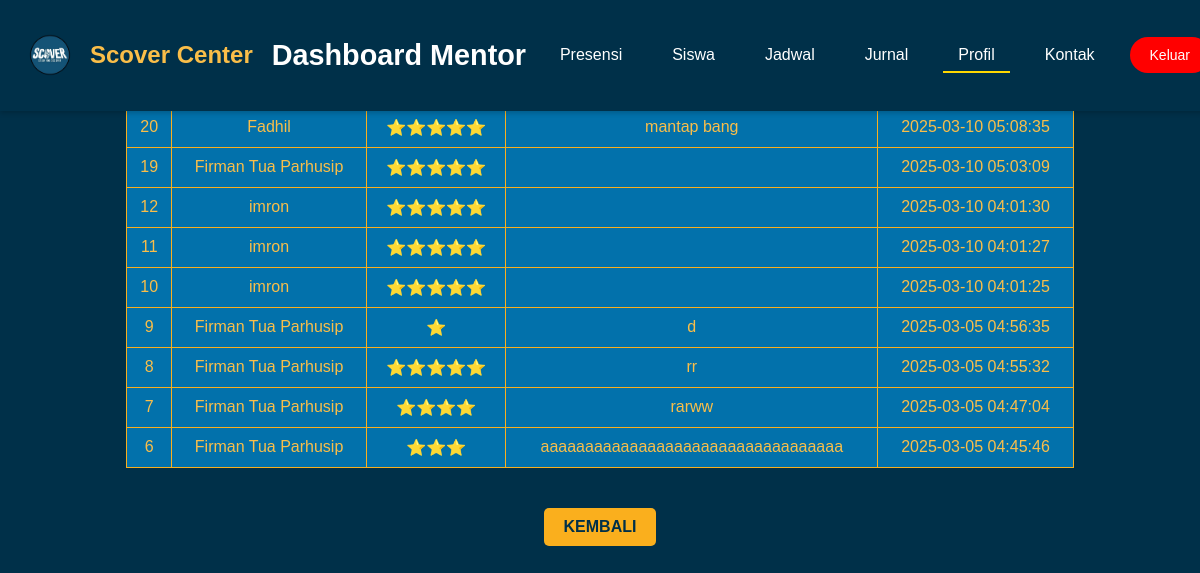
The app's page /SCOVER1/riwayat_rating.php (signed in) with its own data.
### tables this page shows
CREATE TABLE `rating_pengajar` (
  `id` int(11) NOT NULL,
  `pengajar_id` int(11) NOT NULL,
  `siswa_id` int(11) NOT NULL,
  `rating` tinyint(4) DEFAULT NULL CHECK (`rating` between 1 and 5),
  `komentar` text DEFAULT NULL,
  `created_at` timestamp NOT NULL DEFAULT current_timestamp()
);

CREATE TABLE `siswa` (
  `siswa_id` int(11) NOT NULL,
  `full_name` varchar(50) NOT NULL,
  `email` varchar(30) NOT NULL,
  `sekolah` varchar(255) NOT NULL,
  `kelas` varchar(20) NOT NULL,
  `password` varchar(255) NOT NULL,
  `ttl` date NOT NULL,
  `alamat` varchar(255) NOT NULL,
  `nohp` varchar(50) NOT NULL,
  `gambar` varchar(255) NOT NULL,
  `created_at` timestamp NOT NULL DEFAULT current_timestamp() ON UPDATE current_timestamp()
);

### SCOVER1/riwayat_rating.php (the view, shortened to what this page needs)
<?php
$host = "localhost";
$user = "root";
$password = "";
$dbname = "scover";
$conn = new mysqli($host, $user, $password, $dbname);
$pengajar_email = $_SESSION['user_email'];
$query_pengajar = "SELECT pengajar_id, full_name FROM mentor WHERE email = ?";
$stmt_pengajar = $conn->prepare($query_pengajar);
$stmt_pengajar->bind_param("s", $pengajar_email);
$stmt_pengajar->execute();
$result_pengajar = $stmt_pengajar->get_result();
if ($result_pengajar->num_rows > 0) {
    $pengajar = $result_pengajar->fetch_assoc();
    $pengajar_id = $pengajar['pengajar_id'];
    $pengajar_name = $pengajar['full_name'];
    $query_rating = "
        SELECT rp.id, s.full_name AS nama_siswa, rp.rating, rp.komentar, rp.created_at
        FROM rating_pengajar rp
        INNER JOIN siswa s ON rp.siswa_id = s.siswa_id
        WHERE rp.pengajar_id = ?
        ORDER BY rp.created_at DESC
    ";
    $stmt_rating = $conn->prepare($query_rating);
    $stmt_rating->bind_param("i", $pengajar_id);
    $stmt_rating->execute();
    $result_rating = $stmt_rating->get_result();
} else {
    echo "Pengajar tidak ditemukan.";
    exit();
}
?>
<!DOCTYPE html>
<html lang="id">
<head>
    <link rel="stylesheet" href="css/navbar.css">
</head>
<body>
<nav class="navbar">
        <div class="logo">
            <img src="images/foto4.png" alt="Logo">
            <span class="logo-text">Scover Center</span>
        </div>
        <h1 class="title">Dashboard Mentor</h1>
        <ul class="nav-links">
            <li><a href="home_mentor.php">Presensi</a></li>
            <li><a href="siswa.php">Siswa</a></li>
            <li><a href="jadwal.php">Jadwal</a></li>
            <li><a href="jurnal.php">Jurnal</a></li>
            <li><a href="profile_mentor.php" class="active">Profil</a></li>
            <li><a href="kontak.php">Kontak</a></li>
            <li><button class="logout-btn" onclick="confirmLogout()">Keluar</button></li>
        </ul>
    </nav>
<h2>Riwayat Rating untuk <?php echo htmlspecialchars($pengajar_name); ?></h2>
<table>
    <tr>
        <th>ID</th>
        <th>Nama Siswa</th>
        <th>Rating</th>
        <th>Komentar</th>
        <th>Tanggal Dibuat</th>
    </tr>
    <?php
    if ($result_rating->num_rows > 0) {
        while ($row = $result_rating->fetch_assoc()) {
            echo "<tr>";
            echo "<td>" . htmlspecialchars($row['id']) . "</td>";
            echo "<td>" . htmlspecialchars($row['nama_siswa']) . "</td>";
            echo "<td>" . str_repeat("⭐", $row['rating']) . "</td>";
            echo "<td>" . htmlspecialchars($row['komentar']) . "</td>";
            echo "<td>" . htmlspecialchars($row['created_at']) . "</td>";
            echo "</tr>";
        }
    } else {
        echo "<tr><td colspan='5'>Belum ada rating yang diberikan.</td></tr>";
    }
    ?>
</table>
<button class="tombol-kembali" onclick="history.back()">Kembali</button>
</body>
</html>

### SCOVER1/css/navbar.css (style rules this page uses)
.navbar { display: flex; justify-content: space-between; align-items: center; flex-wrap: wrap; background-color: #003049; color: white; width: 100%; padding: 15px 20px; position: fixed; top: 0; left: 0; z-index: 1000; box-shadow: 0 2px 5px rgba(0, 0, 0, 0.2); }
.navbar .logo { display: flex; align-items: center; gap: 10px; }
.navbar .logo img { width: 60px; height: auto; }
.navbar .logo-text { font-size: 1.5em; font-weight: bold; color: #fabe49; white-space: nowrap; }
.navbar .title { font-size: 1.8em; font-weight: bold; color: white; text-align: center; flex-grow: 1; white-space: nowrap; }
.navbar .nav-links { display: flex; flex-direction: row; justify-content: center; align-items: center; gap: 20px; list-style: none; margin: 0; padding: 0; }
.navbar .nav-links a { position: relative; text-decoration: none; color: white; font-size: 16px; padding: 10px 15px; transition: all 0.3s ease; }
.navbar .nav-links a::after { content: ""; position: absolute; bottom: 0; left: 0; width: 0; height: 2px; background-color: #ffd700; transition: width 0.3s ease; }
.navbar .nav-links a:hover::after, .navbar .nav-links a.active::after { width: 100%; }
.navbar .logout-btn { background-color: red; border: none; padding: 10px 20px; border-radius: 20px; font-size: 14px; color: white; cursor: pointer; display: flex; align-items: center; justify-content: center; height: auto; transition: background-color 0.3s ease, transform 0.2s ease; margin: 0 10px 0 0; white-space: nowrap; }
.navbar .nav-links li { margin: 10px 0; text-align: center; font-size: 16px; }

### SCOVER1/riwayat_rating.php (style rules this page uses)
body { font-family: Arial, sans-serif; background-color: #003049; color: #fabe49; text-align: center; }
table { width: 80%; margin: 20px auto; border-collapse: collapse; background-color: #0271ab; color: #fabe49; }
th, td { padding: 10px; border: 1px solid #faaf1d; }
th { background-color: #faaf1d; color: #003049; }
.tombol-kembali { padding: 10px 20px; background-color: #faaf1d; color: #003049; border: none; border-radius: 5px; cursor: pointer; font-size: 16px; font-weight: bold; text-transform: uppercase; transition: background-color 0.3s, color 0.3s; margin-top: 20px; }

### records on screen
rating_pengajar: id "20", siswa.full_name "Fadhil", rating "⭐⭐⭐⭐⭐", komentar "mantap bang", created_at "2025-03-10 05:08:35"
rating_pengajar: id "19", siswa.full_name "Firman Tua Parhusip", rating "⭐⭐⭐⭐⭐", created_at "2025-03-10 05:03:09"
rating_pengajar: id "12", siswa.full_name "imron", rating "⭐⭐⭐⭐⭐", created_at "2025-03-10 04:01:30"
rating_pengajar: id "11", siswa.full_name "imron", rating "⭐⭐⭐⭐⭐", created_at "2025-03-10 04:01:27"
rating_pengajar: id "10", siswa.full_name "imron", rating "⭐⭐⭐⭐⭐", created_at "2025-03-10 04:01:25"
rating_pengajar: id "9", siswa.full_name "Firman Tua Parhusip", rating "⭐", komentar "d", created_at "2025-03-05 04:56:35"
rating_pengajar: id "8", siswa.full_name "Firman Tua Parhusip", rating "⭐⭐⭐⭐⭐", komentar "rr", created_at "2025-03-05 04:55:32"
rating_pengajar: id "7", siswa.full_name "Firman Tua Parhusip", rating "⭐⭐⭐⭐", komentar "rarww", created_at "2025-03-05 04:47:04"
rating_pengajar: id "6", siswa.full_name "Firman Tua Parhusip", rating "⭐⭐⭐", komentar "aaaaaaaaaaaaaaaaaaaaaaaaaaaaaaaaaa", created_at "2025-03-05 04:45:46"
